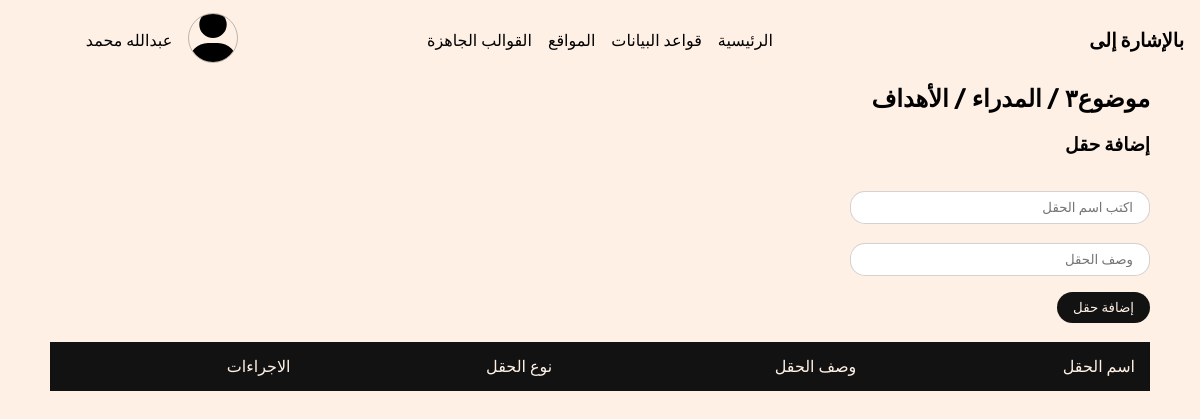
Page /websites/table-details/9/ on the earlier database version.
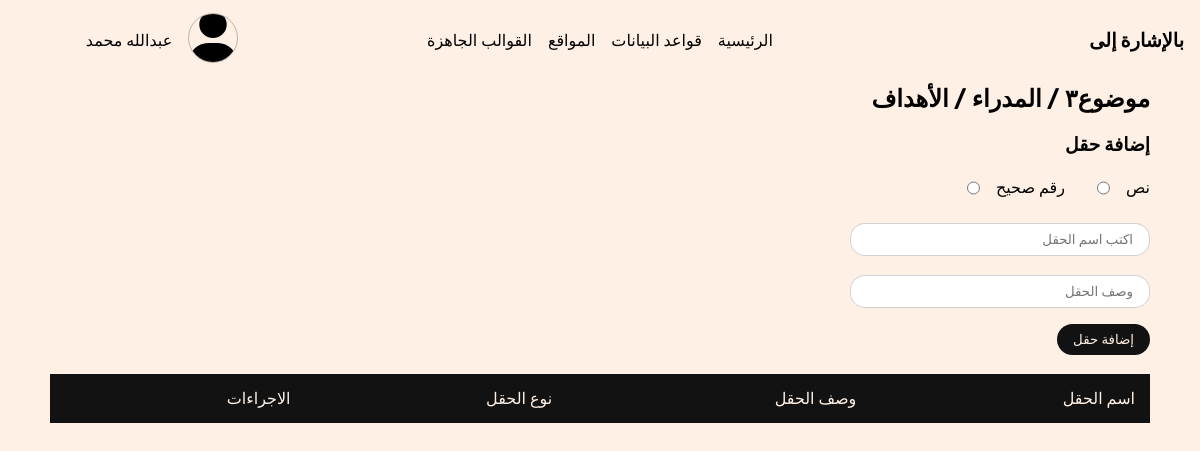
Same page on the later database version.
### base/models.py (models this page shows)
class DbFieldType(models.Model):
    db_type = models.ForeignKey(DBType, on_delete=models.CASCADE, related_name='fields_types')
    name = models.CharField(max_length=250, verbose_name="اسم نوع البيانات")
    display_name = models.CharField(verbose_name="الاسم الظاهر", max_length=200)
    cmd = models.TextField()
    def __str__(self):
        return self.name

### website/views.py (the view)
# urls.py: path('table-details/<int:table_id>/', table_details, name='table-details'),
def table_details(request, table_id):
    table = DbTable.objects.get(id=table_id)
    fields_types = table.db.db_type.fields_types.all()
    print(fields_types)
    context = {
        'table': table,
        'fields_types': fields_types,
    }
    return render(request, 'table-details.html', context)

### website/models.py (called while the page is built)
    def __str__(self):
        return self.name

### templates/table-details.html (shortened to what this page needs)
{% extends 'base.html' %}
{% load static %}
{% block stylesheets %}
    <link rel="stylesheet" href="{% static '/css/table-details.css' %}">
{% endblock stylesheets %}
{% block content %}
    <section>
            <div class="container">
                <div class="section__heading">
                    <h1 class="section__heading__title">
                        <a href="{% url 'website:website-details' table.db.website.id %}">{{table.db.website.name}}</a>
                        /
                        <a href="{% url 'website:db-details' table.db.id %}">{{table.db.name}}</a>
                        /
                        {{table.name}}
                    </h1>
                </div>
                <div class="section__content add-field">
                    <h3>إضافة حقل</h3>
                    <div class="fields__types" style="display: flex; gap:2rem; flex-wrap: wrap;">
                        {% for field_type in fields_types %}
                            <div class="field_type" style="gap: 1rem;">
                                <label class="field_type__label">{{field_type.display_name}}</label>
                                <input type="radio" required name="field__type" data-field_type_id="{{field_type.id}}">
                            </div>
                        {% endfor %}
                    </div>
                    <br>
                    <input type="text" placeholder="اكتب اسم الحقل" class="text-input input" id="field__name">
                    <br>
                    <input type="text" placeholder="وصف الحقل" class="input text-input" id="field__description">
                    <form method="POST" id="add-field-form">
                        <button class="btn btn-solid-dark btn-add-new-field">إضافة حقل</button>
                    </form>
                </div>
                <br>
                <div class="section__content table_fields_table">
                    <table>
                        <thead>
                            <tr>
                                <td>اسم الحقل</td>
                                <td>وصف الحقل</td>
                                <td>نوع الحقل</td>
                                <td>الاجراءات</td>
                            </tr>
                        </thead>
                    </table>
                </div>
            </div>
    </section>
{% endblock content %}

Differences in the rows shown:
added DbFieldType: display_name "نص"
added DbFieldType: display_name "رقم صحيح"
